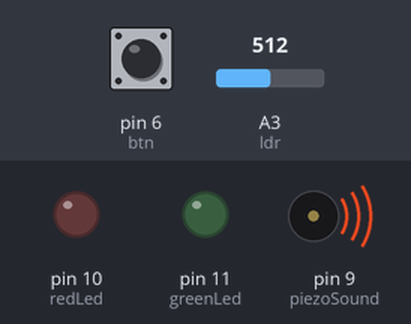
A sketch run on a simulated Arduino Uno, built with avr-gcc and run on an emulated ATmega328P. Parts: output pins drawn as LEDs (lit = HIGH), buzzer (waves = sounding). Dashed ring = blinking. Inputs (shaded band) come from the test bench; at power-on: A3 (ldr) = 512, pin 6 (btn) LOW.

Above: at 0.1 s.
At 1.6 s:
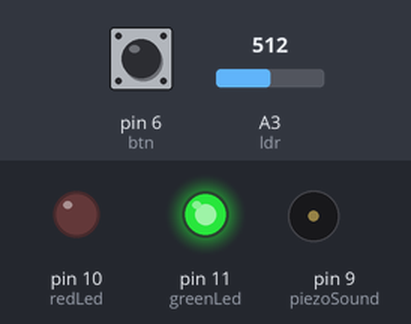
1.7 s: A3 (ldr) set to 313
3.2 s: A3 (ldr) set to 290
At 4.7 s:
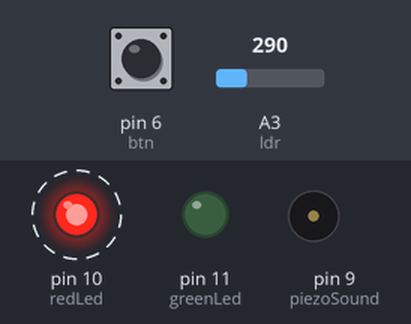
Timing chart, 0 to 12.2 s (numbered marks = the images above; inputs shaded):
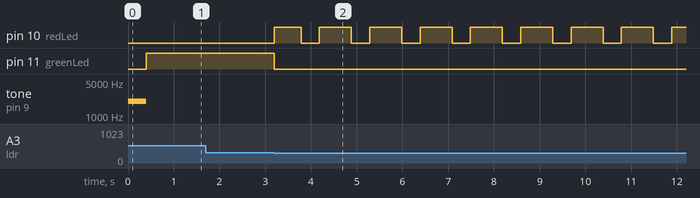

Measured:
- the behaviour switches between 301 and 300 on A3 (ldr) (found by bisection; images 1 and 2)
- after the input at 1.7 s, every drawn part: stays the same
- after the input at 3.2 s, pin 10 (redLed): alternates HIGH for 0.70 s and LOW for 0.40 s, starting at once; pin 11 (greenLed): HIGH → LOW at once

The sketch:

LDR_alarm_system_with_sound.ino
```cpp
//Variables

int greenLed = 11;
int redLed = 10;
int piezoSound = 9;
int btn = 6;
int ldr = 3;
bool flash = false;

void setup() {
  // put your setup code here, to run once:

  pinMode(redLed,OUTPUT);
  pinMode(greenLed,OUTPUT);
  pinMode(btn,INPUT);

  //Indicates start of program
  tone(piezoSound, 2000);
  delay(200);
  tone(piezoSound, 2000);
  delay(200);
  noTone(piezoSound);

  digitalWrite(greenLed, HIGH);
}

void loop() {
  // put your main code here, to run repeatedly:
  int ldrvalue = analogRead(ldr); //reads value from LDR
  if(ldrvalue <= 300){  //Checks if light to LDR is blocked
    soundAlarm(); //sets alarm
   }

  //Resets alarm system
  int btnValue = digitalRead(btn);
  if (btnValue == HIGH){
    flash = false;
    noTone(piezoSound);
    digitalWrite(redLed, LOW);
    digitalWrite(greenLed, HIGH);
    delay(1000);
  }

}

void soundAlarm(){
  digitalWrite(redLed, HIGH);
  digitalWrite(greenLed, LOW);
  delay(200);

  //Calculates frequencies for alarm
  for(int x=0; x< 180;x++){
    int sinVal = (sin(x * (3.1412/180)));
    int toneVal = (2000 *(int(sinVal) * 1000));
    tone(piezoSound, toneVal);
    delay(2);
  }

  flash = true;

  //Flashes red LED light indicating that there has been a breach if sound was not heard
  while(flash){
    noTone(piezoSound);
    digitalWrite(redLed, LOW);
    delay(400);
    digitalWrite(redLed, HIGH);
    delay(700);
    }
}
```
